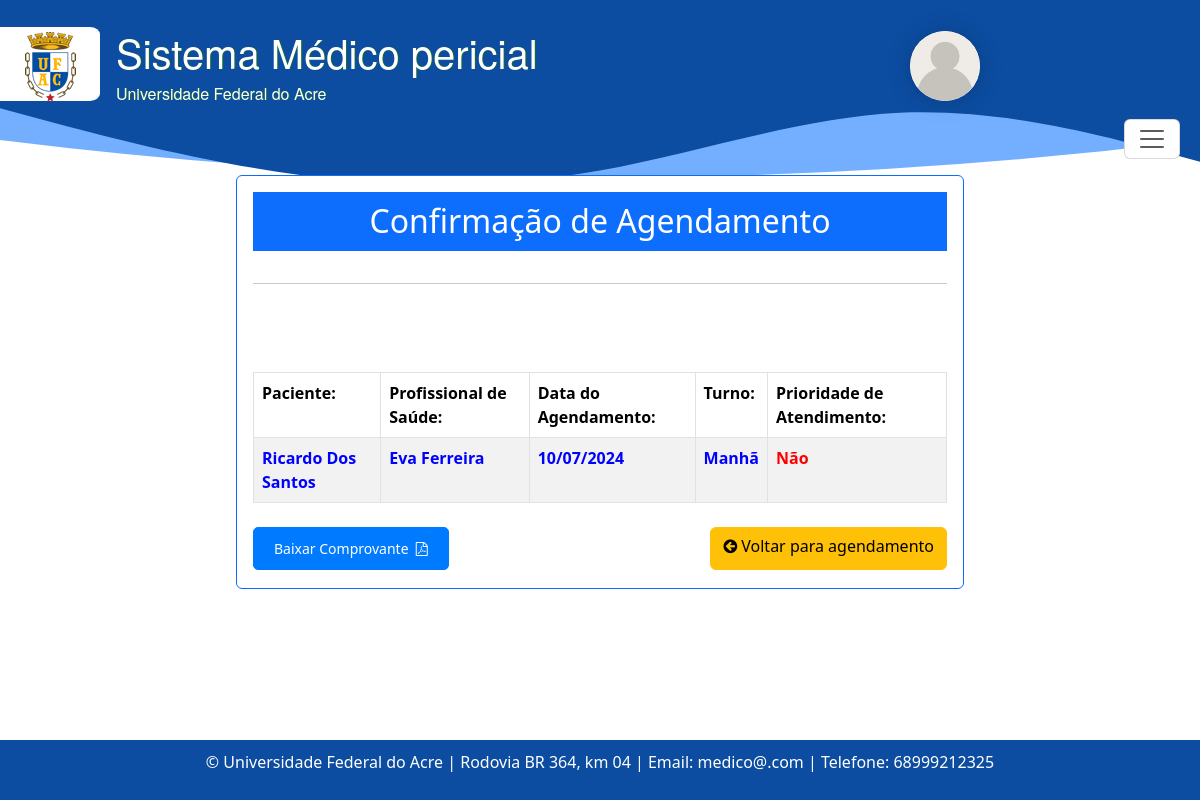
The app's page /agendamento/159/confirmar/ with its own data.
### consulta/models.py (models this page shows, shortened)
class Agendamento(models.Model):
    TURNO_CHOICES = [
        ('manha', 'Manhã'),
        ('tarde', 'Tarde'),
    ]
    status_atendimento = models.CharField(max_length=20, choices=[
        ('confirmado', 'Confirmado'),
        ('ausente', 'Ausente'),
        ('pendente', 'Pendente'),
        ('cancelado', 'Cancelado'),
        ('atendido', 'Atendido'),
    ], default='pendente')
    paciente = models.ForeignKey(Paciente, on_delete=models.CASCADE)
    profissional_saude = models.ForeignKey(Profissionaldasaude, on_delete=models.CASCADE)
    data_agendamento = models.DateTimeField(u'Data Agendamento', blank=False, null=False)
    turno = models.CharField(max_length=10, choices=TURNO_CHOICES)
    prioridade_atendimento = models.BooleanField(default=False)
    justificativa_cancelamento = models.TextField(blank=True, null=True)
    class Meta:
        ordering = ['-data_agendamento', 'paciente__nome']
        verbose_name = 'Agendamento'
        verbose_name_plural = 'Agendamentos'

class Paciente(models.Model):
    nome = models.CharField(max_length=100)
    data_nascimento = models.DateField(verbose_name='Data de Nascimento', validators=[data_nasc_valida], blank=True, null=True)
    email = models.EmailField(blank=True, null=True)
    rg = models.CharField(max_length=20, blank=True, null=True)
    cpf = models.CharField(max_length=14, validators=[validate_cpf, MinLengthValidator(11)])
    sexo = models.CharField(max_length=1, choices=[('M', 'Masculino'), ('F', 'Feminino')])
    matricula = models.CharField(max_length=20)
    TIPO_PACIENTE_CHOICES = [
        ('Aluno', 'Aluno'),
        ('Servidor', 'Servidor'),
        ('Outro', 'Outro'),
    ]
    tipo_paciente = models.CharField(max_length=20, choices=TIPO_PACIENTE_CHOICES)
    cargo_funcao = models.CharField(max_length=50, default='', blank=True, null=True)
    cep = models.CharField(max_length=9, blank=True, null=True)
    cidade = models.CharField(max_length=50, blank=True, null=True)
    bairro = models.CharField(max_length=50, default='', blank=True, null=True)
    uf = models.CharField('UF', max_length=2, choices=UF_CHOICE, default='AC', blank=True, null=True)
    numero = models.CharField(max_length=10, blank=True, null=True)
    ddd_telefone = models.CharField(max_length=8)
    complemento = models.CharField(max_length=100, blank=True, null=True, default='')  # Adicionando o valor padrão aqui

class Profissionaldasaude(models.Model):
    usuario = models.ForeignKey(User, blank=True, null=True, on_delete=models.CASCADE)
    nome = models.CharField('Nome Completo', max_length=100)
    data_nascimento = models.DateField(u'Data de Nascimento', validators=[data_nasc_valida])
    email = models.EmailField()
    rg = models.CharField(max_length=20)
    cpf = models.CharField(max_length=14, validators=[validate_cpf, MinLengthValidator(11)])
    sexo = models.CharField(max_length=1, choices=[('M', 'Masculino'), ('F', 'Feminino')]) #O parâmetro choices em um campo CharField ou IntegerField é usado para fornecer uma lista de escolhas para esse campo
    identificacao_unica = models.CharField(max_length=50, default='')
    cep = models.CharField(max_length=9)
    cidade = models.CharField(max_length=50)
    bairro = models.CharField(max_length=50, default='')
    uf = models.CharField('UF', max_length=2, choices=UF_CHOICE, default='AC')
    numero = models.CharField(max_length=10)
    ddd_telefone = models.CharField('Telefone Celular', max_length=14, help_text='Com DDD.')
    complemento = models.CharField(max_length=100, blank=True, null=True, default='') # blank=True, null=True é pra dizer que não é obrigatorio
    area = models.CharField(max_length=50, default='')
    unidade_siass = models.CharField(max_length=50, default='')
    formacao = models.CharField(max_length=20)
    conselho = models.CharField(max_length=20)
    registro = models.CharField(max_length=20)
    class Meta:
        ordering = ['nome', ]
        verbose_name = 'Profissonal de saúde'
        verbose_name_plural = 'Profissonais de saúde'

### consulta/views.py (the view)
# urls.py: path('agendamento/<int:pk>/confirmar/', confirm_agendamento, name='confirmAgendamento'),
def confirm_agendamento(request, pk):
    agendamento = get_object_or_404(Agendamento, pk=pk)
    return render(request, 'consultas/confirm_agendamento.html', {'agendamento': agendamento})

### consulta/context_processors.py (called while the page is built, shortened)
def user_info(request):
    user = request.user
    context = {
        'user': user,
        'profissional_saude': None,
        'administrativo': None,
    }
    return context

### templates/consultas/confirm_agendamento.html (shortened to what this page needs)
{% extends "base.html" %}
{% block content %}
   <div class="container">
     <div class="col-md-8 offset-md-2">
          <div class=" card border-primary card-body table-responsive">
              <h2 class="text-center mb-3 text-bg-primary " style="padding: 10px 0">Confirmação de Agendamento</h2> <hr>
               <table class="table table-striped table-bordered table-responsive">
                   <thead>
                   <tr>
                       <th style="vertical-align: top">Paciente:</th>
                       <br>
                       <th>Profissional de Saúde:</th>
                       <th>Data do Agendamento:</th>
                       <th style="vertical-align: top">Turno:</th><br>
                       <th>Prioridade de Atendimento:</th><br>
                   </tr>
                   </thead>
                   <tbody>
                   <tr>
                       <td style="color: blue"><b>{{ agendamento.paciente.nome }}</b>
                       <td style="color: blue"><b>{{ agendamento.profissional_saude.nome }}</b></td>
                       <td style="color: blue"><b>{{ agendamento.data_agendamento|date:"d/m/Y" }}</b></td>
                       <td style="color: blue"><b>{{ agendamento.get_turno_display }}</b></td>
                       <td>
                           {% if agendamento.prioridade_atendimento %}
                               <b style="color: green">Sim</b>
                           {% else %}
                               <b style="color: red">Não</b>
                           {% endif %}
                       </td>
                   </tr>
                   </tbody>
               </table>
                    <div class="d-flex justify-content-between mt-2">
                        <a type="submit" class="btn btn-primary btn-sm" style="margin-bottom: 2px"
                           methods="POST" href="{% url 'downloadComprovante' pk=agendamento.pk %}">
                            Baixar Comprovante &nbsp;<i class="fa fa-file-pdf-o" aria-hidden="true"></i>
                        </a>
                        <a style="justify-content: right; margin-bottom: 2px" class="btn btn-warning"
                           href="{% url 'agendamentoListagem' %}">
                            <i class="fa fa-arrow-circle-left" aria-hidden="true"></i>&nbsp;Voltar para agendamento
                        </a>
                    </div>
           </div>
        </div>
   </div>
{% endblock %}

### static/css/estilos.css (style rules this page uses)
* { scroll-behavior: smooth; }
.btn-primary { background-color: #007bff; color: #fff; border: 1px solid #007bff; border-radius: 5px; padding: 10px 20px; text-decoration: none; display: inline-block; transition: background-color 0.3s ease; }

### records on screen
Agendamento: paciente.nome "Ricardo Dos Santos", profissional_saude.nome "Eva Ferreira", data_agendamento "10/07/2024", turno "Manhã"
